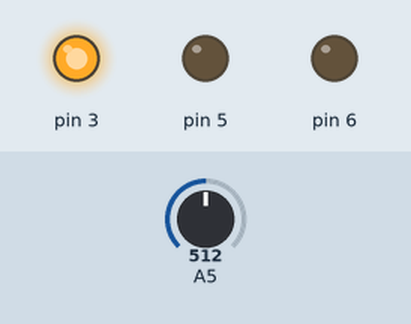
Bench run of a sketch on a simulated Arduino Uno, built with avr-gcc and run on an emulated ATmega328P. On the bench: output pins drawn as LEDs (lit = HIGH). The inputs (shaded band) are chosen by the test bench; at power-on: A5 = 512.

Above: at 1.2 s.
1.3 s: A5 set to 350
At 1.6 s:
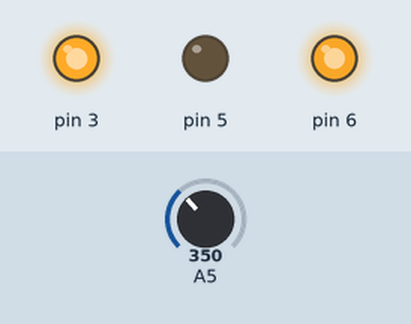
2.8 s: A5 set to 306
At 4.0 s:
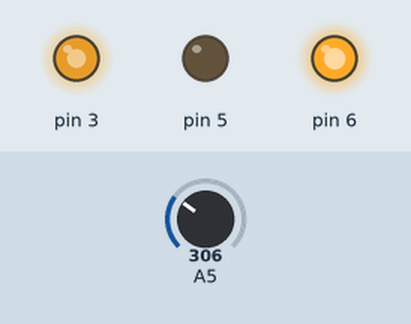
4.3 s: A5 set to 230
At 5.1 s:
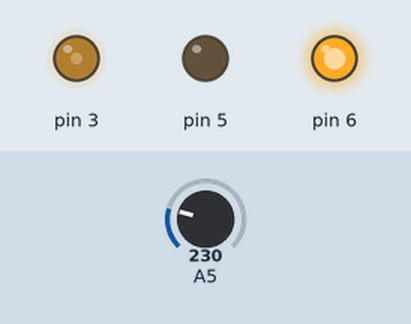
5.8 s: A5 set to 170
At 6.2 s:
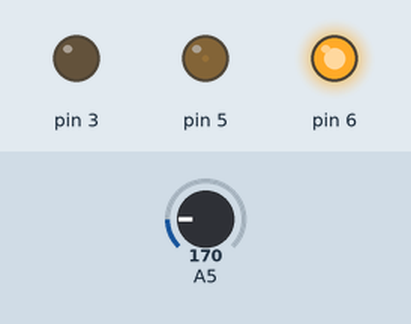
7.3 s: A5 set to 122
At 8.6 s:
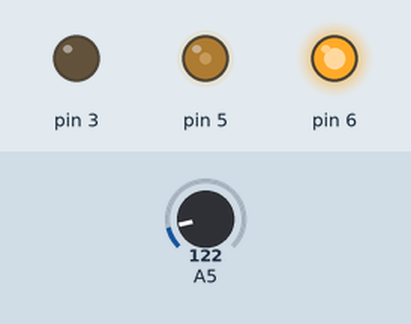
Timing chart, 0 to 9.8 s (numbered marks = the images above; inputs shaded):
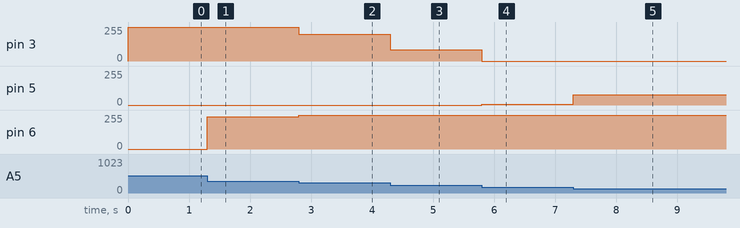

The sketch:

Lab3.5.ino
```cpp
//You will be writing an analog input/output program that allows you to control the brightness
//of a single LED with a single input. First, write a program that reads the analog voltage
//drop across a potentiometer. This value should range from 0 to 1023 as the potentiometer is
//adjusted. Next, use this input value to adjust the brightness of an LED from off (0) to full-on
//(1023). In order to do this, you will need to set up the microcontroller to drive the LED using
//a PWM signal (use one of the 8-bit timers on PORTD).
//The resulting demonstration should be such that the LED smoothly transitions from off to
//full-on as the dial is increased from 0 to 1023.


# define DEBUG_OUTPUT_MESSAGE_MAX_LENGTH 80
char message [DEBUG_OUTPUT_MESSAGE_MAX_LENGTH];
volatile uint8_t* addADMUX;
volatile uint8_t* addADCSRA;
volatile uint8_t* addADCH;
volatile uint8_t* addADCL;
volatile uint8_t* addADCSRB;
volatile uint8_t* addDIDR0;

volatile uint8_t* RED;
volatile uint8_t* GREEN;
volatile uint8_t* BLUE;

void setup () {
  Serial.begin(9600);
  addADMUX = (uint8_t *) 0x7C; // Used for ref voltage , left / right justify , & input selection
  addADCSRA = (uint8_t *) 0x7A; // Enable , start ADC , set interrupts , and set prescaling
  addADCH = (uint8_t *) 0x79; // High byte of ADC result
  addADCL = (uint8_t *) 0x78; // Low byte of ADC result
  addADCSRB = (uint8_t *) 0x7B; // Choose source to trigger the start of ADC
  addDIDR0 = (uint8_t *) 0x7E; // Turn off PIN input for each ADC pin ( saves power )
  *addADMUX = 0x45; // Choose Vcc as reference volatage , right justify , and use ADC5
  *addADCSRA = 0x84; // Enable ADC and select prescaling of 16
  *addADCSRB = 0x00; // Disable triggers and set to free - running mode
  *addDIDR0 = 0x3F; // Turn off all PIN inputs

  DDRD |= 0x68; // red = pin 3, green = pin 5, blue = pin 6

  TCCR0A = 0b10100011;//turn on both channels fast pwm
  TCCR0B = 0b00000010;//1/8 multiplier
  TCCR2A = 0b00100011;//turn on channel B fast pwm
  TCCR2B = 0b00000010;//1/8 multiplier
}

void loop() {
  uint8_t aLow, aHigh;
  *addADCSRA |= 0x40; // Set the " ADSC start conversion " bit high
  while (* addADCSRA & 0x40) { } // Wait for ADC to finish (i.e. , " ADSC start conversion " bit low)
  aLow = *addADCL;
  aHigh = *addADCH;
  uint16_t Voltage ; // Create 16 bit value to store high and low bytes
  Voltage = ( uint16_t ) aLow | (( uint16_t ) aHigh << 8) ; // Fill with high and low bytes
  //Serial.println (Voltage); // Convert to actual voltage and display

  uint16_t H = (uint16_t)((double)Voltage / 1023.0 * 360.0);
  //Serial.println(&OCR2B);

  uint8_t X = 255 * (1 - fabs((H % 120) / 60.0 - 1));
//  Serial.println(X);
  //  RED = OCR2B;
  //  BLUE = OCR0B;
  //  GREEN = OCR0A;
  if (H >= 0 && H < 60) {
//    Serial.println("RED");
    OCR2B = 0;
    OCR0B = 255 - X;
    OCR0A = 255;
  }
  else if (H >= 60 && H < 120) {
//    Serial.println("yellow");
    OCR2B = 255 - X;
    OCR0B = 0;
    OCR0A = 255;
  }
  else if (H >= 120 && H < 180) {
//    Serial.println("green");
    OCR2B = 255;
    OCR0B = 0;
    OCR0A = 255 - X;
  }
  else if (H >= 180 && H < 240) {
//    Serial.println("cyan");
    OCR2B = 255;
    OCR0B = 255 - X;
    OCR0A = 0;
  }
  else if (H >= 240 && H < 300) {
//    Serial.println("blue");
    OCR2B = 255 - X;
    OCR0B = 255;
    OCR0A = 0;
  }
  else if (H >= 300 && H <= 360) {
    //Serial.println("magenta");
    OCR2B = 0;
    OCR0B = 255;
    OCR0A = 255 - X;
  }
}
```

Measured:
- after the input at 1.3 s, pin 6: 0/255 → 243/255 at once
- after the input at 2.8 s, pin 3: 255/255 → 200/255 at once; pin 6: 243/255 → 255/255 at once
- after the input at 4.3 s, pin 3: 200/255 → 86/255 at once
- after the input at 5.8 s, pin 3: 86/255 → 0/255 at once; pin 5: 0/255 → 5/255 at once
- after the input at 7.3 s, pin 5: 5/255 → 77/255 at once
